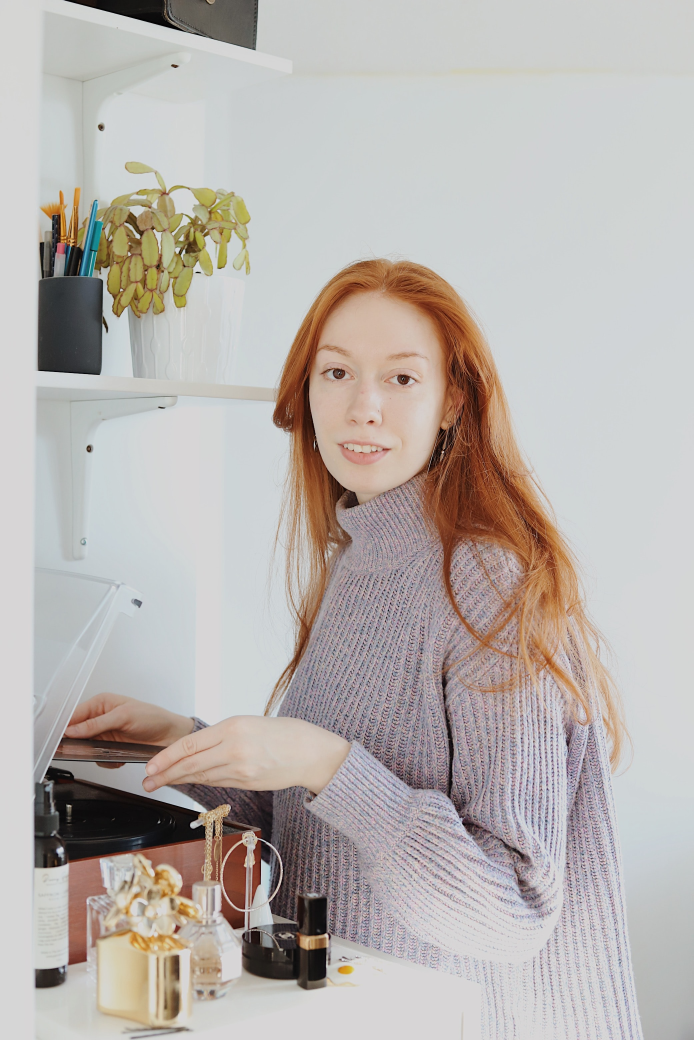
#> input picture cartoonify/person.jpg, 2080 x 3120 px (shown at 1/3 size)
$ jupyter execute cartoonify.ipynb
#> lines starting #> are read from the running program, lines starting #| are printed output that depends on the picture; after the words box and inside, x2 and y2 are one past the last pixel; in counts of white or black regions, pixels touching at a corner belong together
[cell 1]
#imports
import cv2
import numpy as np
import matplotlib.pyplot as plt
import imageio
import sys
import easygui

[cell 2]
def cartoonify(imgPath):
    """
    Cartoonifies image stored in specified image path
    @param imgPath: path to image file
    """
#> called with imgPath = 'person.jpg'
    #read image
    img=cv2.imread(imgPath)
#> img is the input picture: shape (3120, 2080, 3); mean B, G, R 174.4, 178.2, 184.4
    if img is None:
        print("The image file could not be found")
        sys.exit()
    #convert to RGB
    img_cvt_clr=cv2.cvtColor(img,cv2.COLOR_BGR2RGB)
    #resize image
    img_resized=cv2.resize(img_cvt_clr,(960,540))
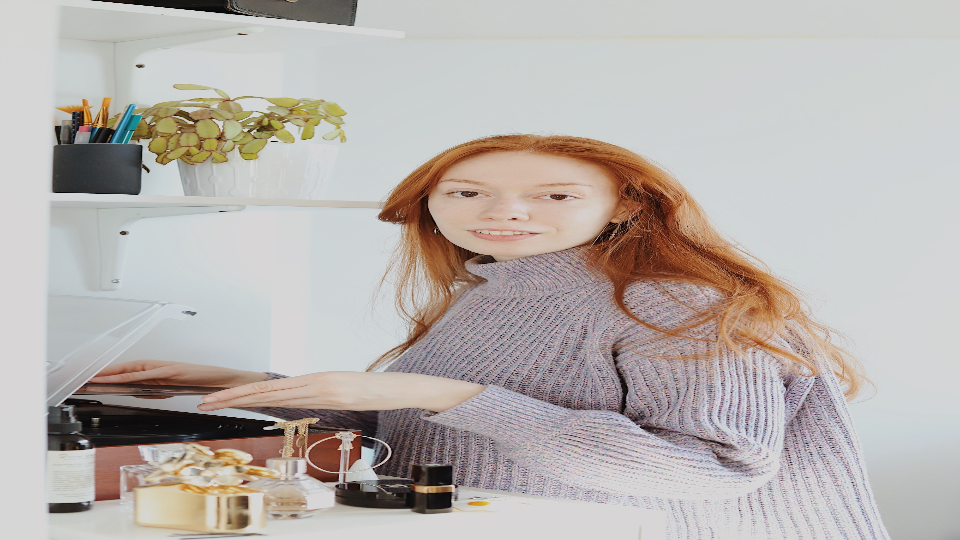
#> img_resized: shape (540, 960, 3); mean R, G, B 184.3, 178.2, 174.4
    #show image
    grey_img=cv2.cvtColor(img,cv2.COLOR_BGR2GRAY)
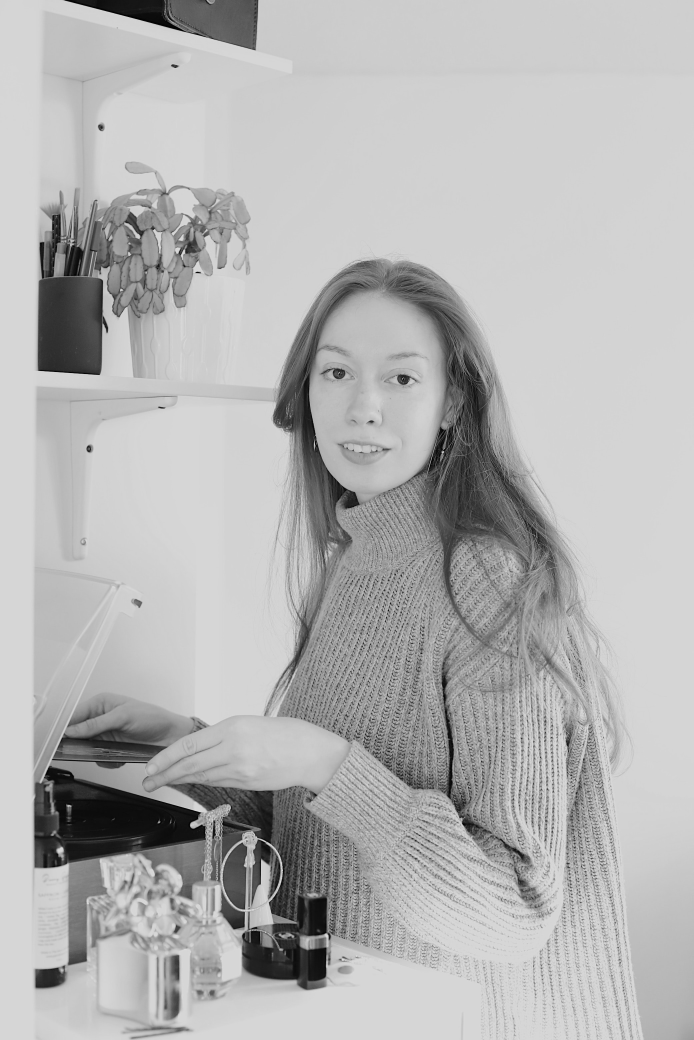
#> grey_img: shape (3120, 2080) (shown at 1/3 size); min 0, max 235, mean 179.6
    img_resized_grey=cv2.resize(grey_img,(960,540))
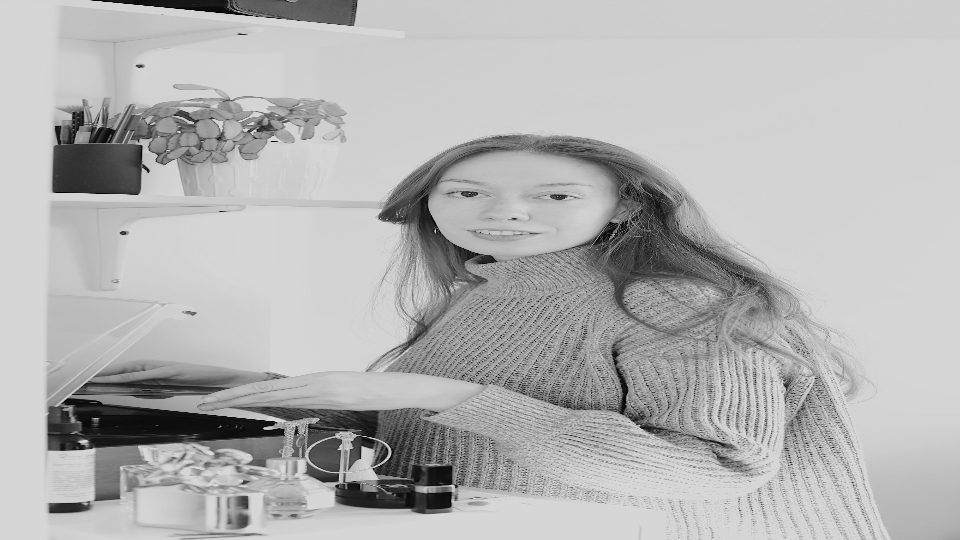
#> img_resized_grey: shape (540, 960); min 0, max 226, mean 179.6
    #apply median blur
    greyScale_smooth=cv2.medianBlur(grey_img,5)
    resized_smooth=cv2.resize(greyScale_smooth,(960,540))
    #get edges
    edges=cv2.adaptiveThreshold(greyScale_smooth,255,cv2.ADAPTIVE_THRESH_MEAN_C,cv2.THRESH_BINARY, 9, 9)
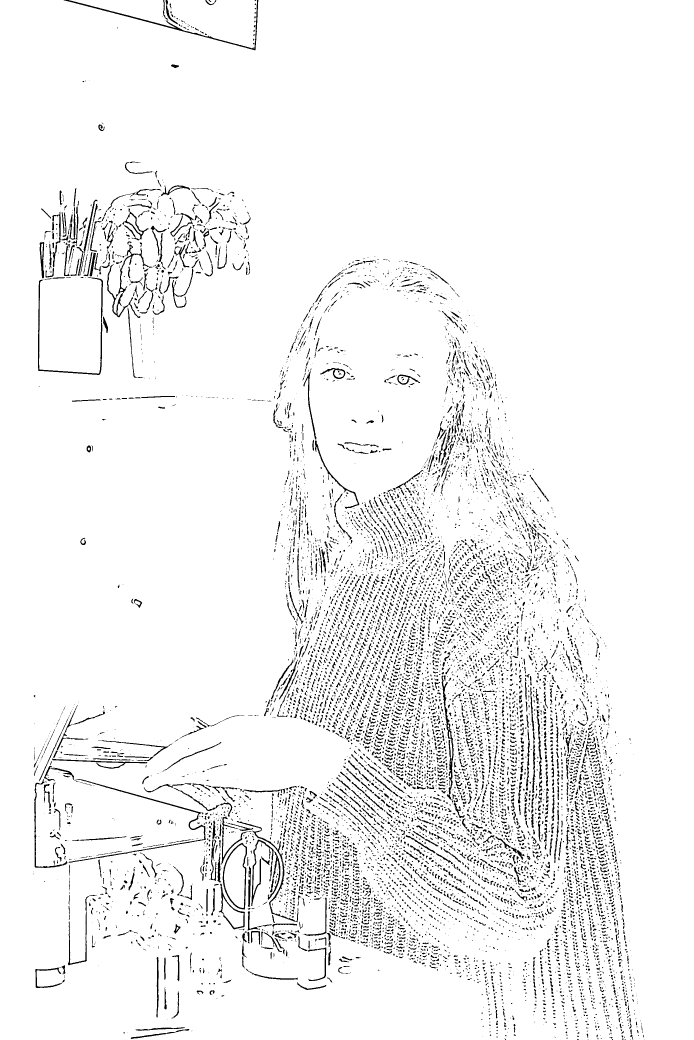
#> edges: shape (3120, 2080) (shown at 1/3 size); 95.1% white; 11335 black regions (7245 under 20 px), largest, box (x1, y1, x2, y2) and area: (206, 2337, 618, 2588) 3154, (191, 0, 775, 151) 3096, (114, 832, 309, 1125) 2970
    resized_edges=cv2.resize(edges,(900,900))
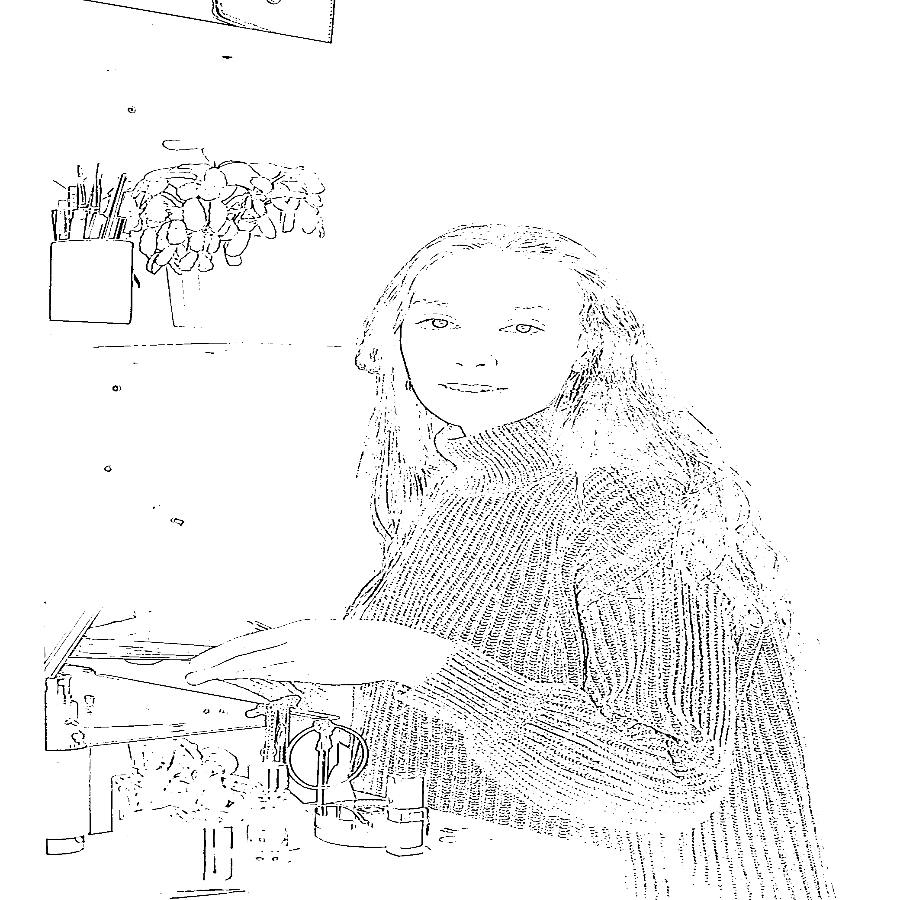
#> resized_edges: shape (900, 900); min 0, max 255, mean 242.6
    colorImage = cv2.bilateralFilter(img_cvt_clr, 9, 300, 300)
    resized_colored=cv2.resize(colorImage,(960,540))
    cartoonImage = cv2.bitwise_and(colorImage, colorImage, mask=edges)
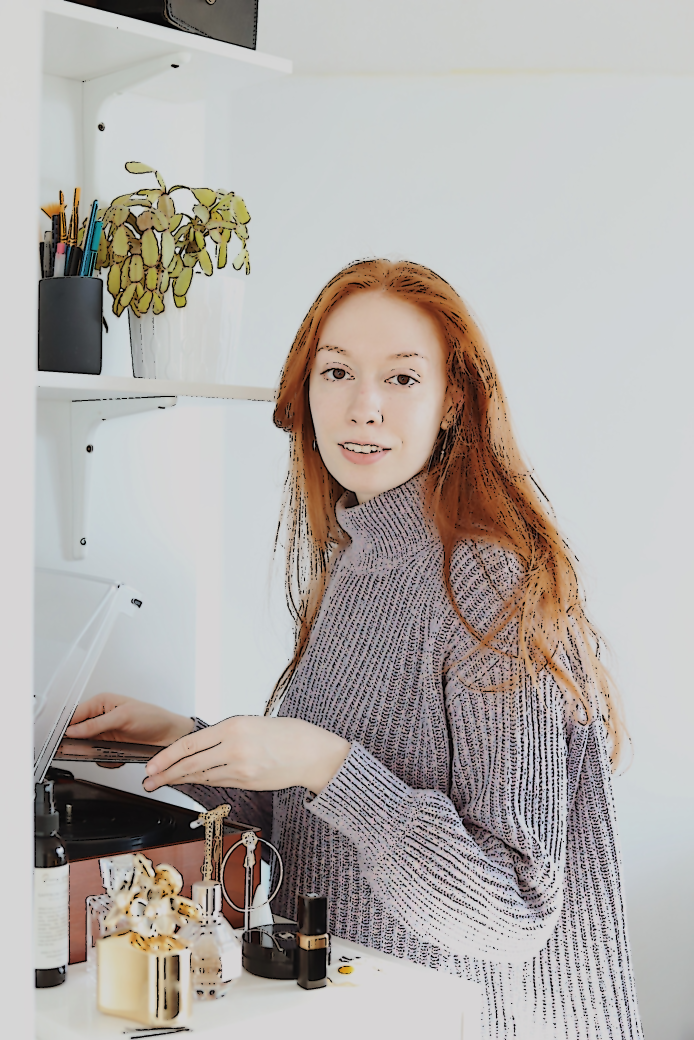
#> cartoonImage: shape (3120, 2080, 3) (shown at 1/3 size); mean R, G, B 177.9, 172.6, 169
    resized_cartoon=cv2.resize(cartoonImage,(960,540))
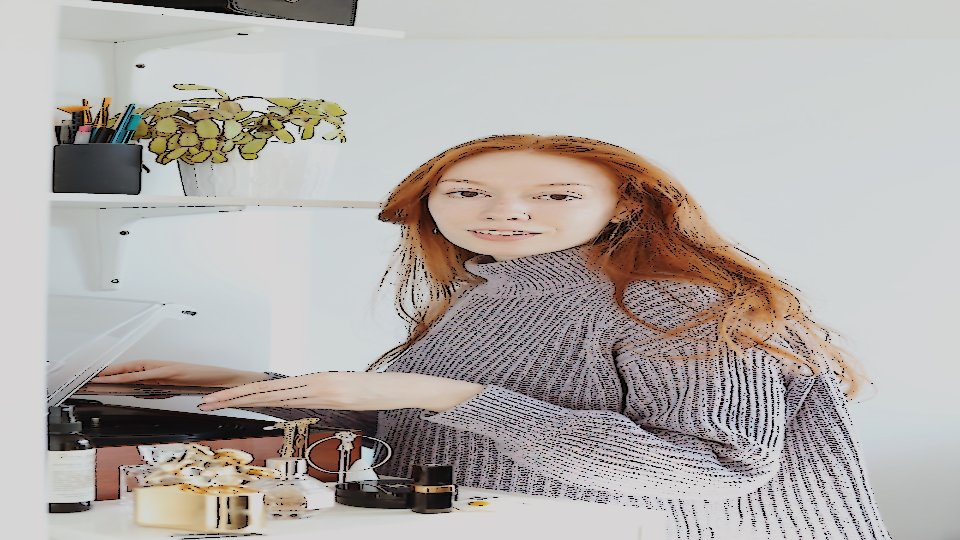
#> resized_cartoon: shape (540, 960, 3); mean R, G, B 177.9, 172.6, 168.9
    plt.imshow(cartoonImage,cmap='gray')
#Allow user to choose image to cartoonify

$ run again, with cartoonify/flower.jpg copied over cartoonify/person.jpg
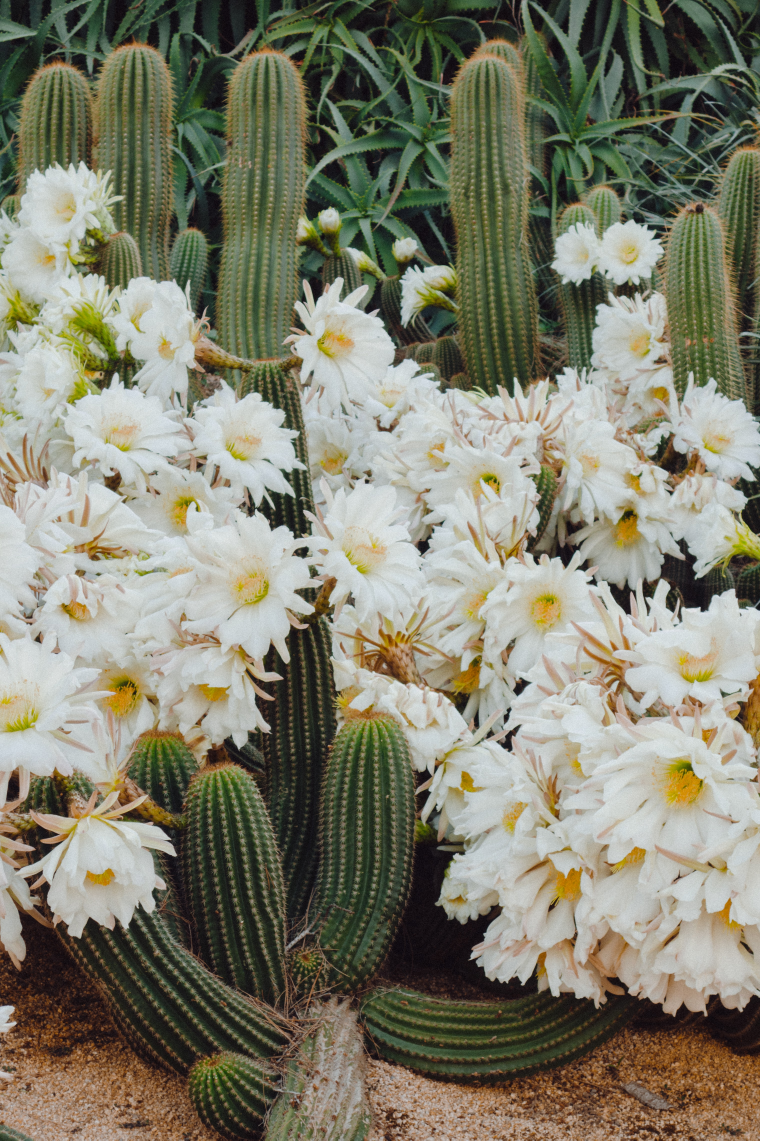
#> input picture cartoonify/flower.jpg, 3040 x 4561 px (shown at 1/4 size)
#> in cartoonify, img is the input picture: shape (4561, 3040, 3); mean B, G, R 108.9, 126.7, 127.4
#> in cartoonify, `edges=cv2.adaptiveThreshold(greyScale_smooth,255,cv2.ADAPTIVE_THRESH_M..`:
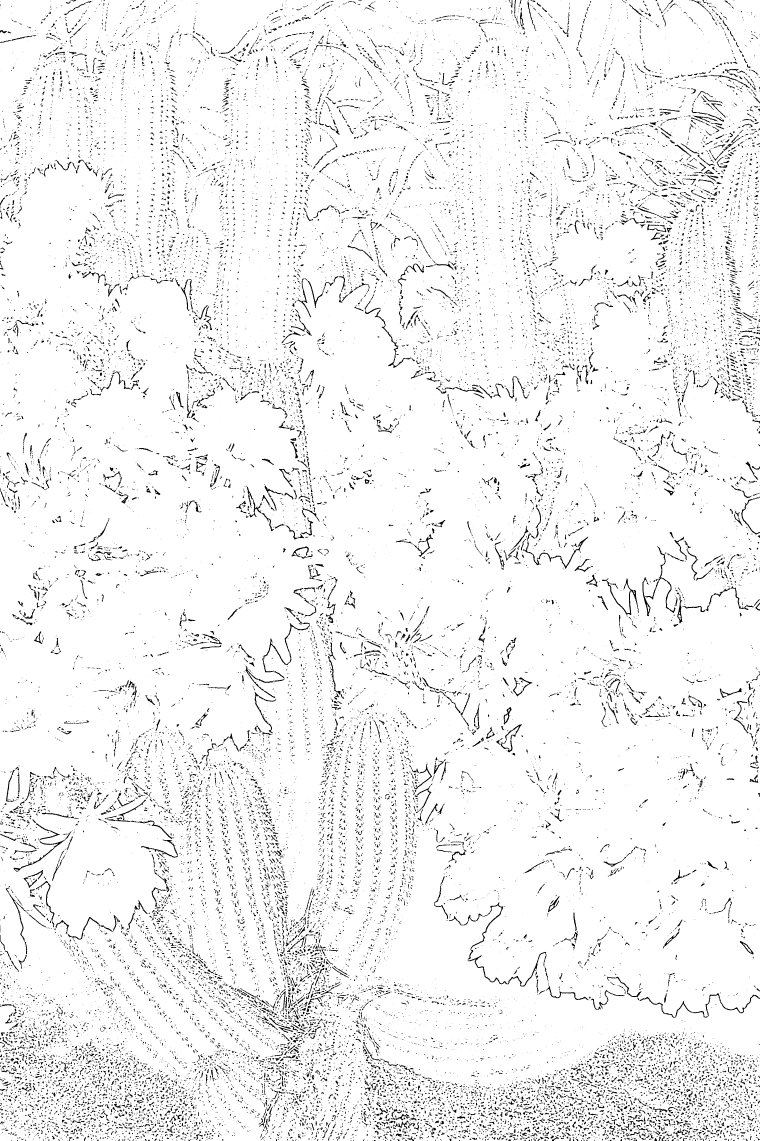
#> edges: shape (4561, 3040) (shown at 1/4 size); 95% white; 29658 black regions (20921 under 20 px), largest, box (x1, y1, x2, y2) and area: (982, 2470, 1240, 2794) 4073, (2557, 3972, 3040, 4072) 3020, (2570, 2184, 2702, 2465) 2930
#> in cartoonify, `resized_cartoon=cv2.resize(cartoonImage,(960,540))`:
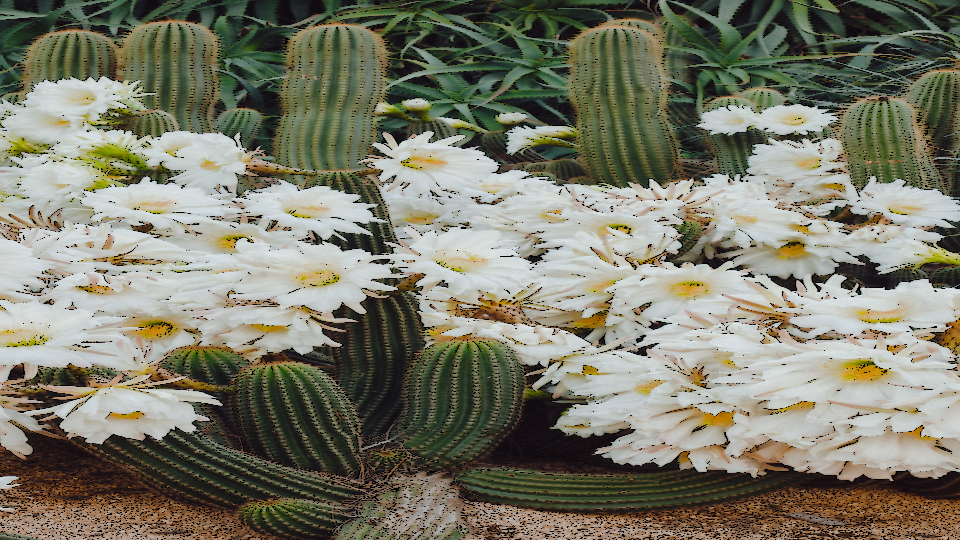
#> resized_cartoon: shape (540, 960, 3); mean R, G, B 122.7, 122.3, 105.8
